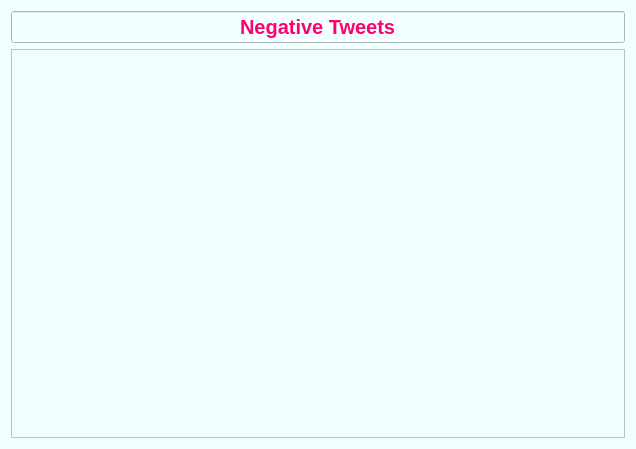
<?xml version="1.0" encoding="UTF-8"?>
<ui version="4.0">
 <class>Negative</class>
 <widget class="QWidget" name="Negative">
  <property name="geometry">
   <rect>
    <x>0</x>
    <y>0</y>
    <width>636</width>
    <height>449</height>
   </rect>
  </property>
  <property name="windowTitle">
   <string>Form</string>
  </property>
  <property name="styleSheet">
   <string notr="true">background-color: rgb(243, 254, 255);</string>
  </property>
  <layout class="QVBoxLayout" name="verticalLayout">
   <item>
    <widget class="QLineEdit" name="Neg_label">
     <property name="font">
      <font>
       <family>Liberation Sans</family>
       <pointsize>15</pointsize>
       <weight>75</weight>
       <italic>false</italic>
       <bold>true</bold>
      </font>
     </property>
     <property name="styleSheet">
      <string notr="true">color: rgb(255, 0, 115);</string>
     </property>
     <property name="text">
      <string>Negative Tweets</string>
     </property>
     <property name="alignment">
      <set>Qt::AlignCenter</set>
     </property>
     <property name="readOnly">
      <bool>true</bool>
     </property>
    </widget>
   </item>
   <item>
    <widget class="QTextEdit" name="neg_tweet">
     <property name="font">
      <font>
       <family>Liberation Sans</family>
       <pointsize>12</pointsize>
       <weight>75</weight>
       <bold>true</bold>
      </font>
     </property>
     <property name="styleSheet">
      <string notr="true">color : rgb(234, 0, 93);</string>
     </property>
     <property name="readOnly">
      <bool>true</bool>
     </property>
    </widget>
   </item>
  </layout>
 </widget>
 <resources/>
 <connections/>
</ui>
